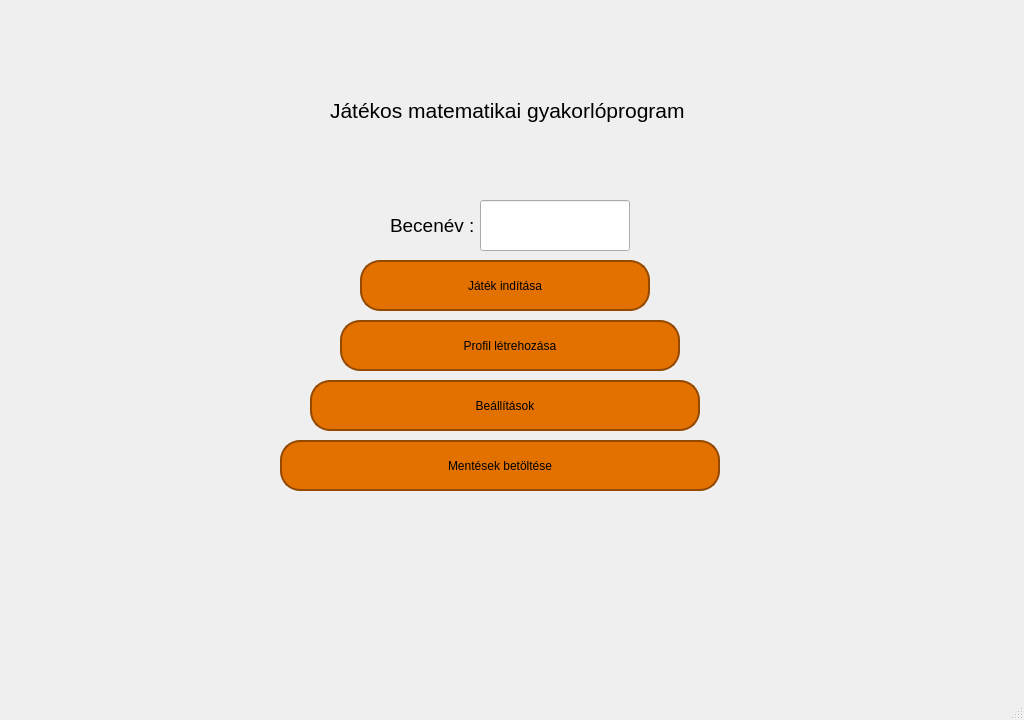
<?xml version="1.0" encoding="UTF-8"?>
<ui version="4.0">
 <class>homewin</class>
 <widget class="QMainWindow" name="homewin">
  <property name="enabled">
   <bool>true</bool>
  </property>
  <property name="geometry">
   <rect>
    <x>0</x>
    <y>0</y>
    <width>1024</width>
    <height>720</height>
   </rect>
  </property>
  <property name="sizePolicy">
   <sizepolicy hsizetype="Fixed" vsizetype="Fixed">
    <horstretch>0</horstretch>
    <verstretch>0</verstretch>
   </sizepolicy>
  </property>
  <property name="minimumSize">
   <size>
    <width>1024</width>
    <height>720</height>
   </size>
  </property>
  <property name="maximumSize">
   <size>
    <width>1024</width>
    <height>720</height>
   </size>
  </property>
  <property name="windowTitle">
   <string>Játékos matematikai gyakorlóprogram</string>
  </property>
  <widget class="QWidget" name="centralwidget">
   <widget class="QLabel" name="label_5">
    <property name="geometry">
     <rect>
      <x>0</x>
      <y>0</y>
      <width>1024</width>
      <height>720</height>
     </rect>
    </property>
    <property name="minimumSize">
     <size>
      <width>1024</width>
      <height>720</height>
     </size>
    </property>
    <property name="maximumSize">
     <size>
      <width>1024</width>
      <height>720</height>
     </size>
    </property>
    <property name="mouseTracking">
     <bool>false</bool>
    </property>
    <property name="tabletTracking">
     <bool>false</bool>
    </property>
    <property name="frameShape">
     <enum>QFrame::NoFrame</enum>
    </property>
    <property name="text">
     <string/>
    </property>
    <property name="pixmap">
     <pixmap>szakdoga hátterek/cartoon-beach-background-1920-x-786-n6aoizc57lrr81s0.jpg</pixmap>
    </property>
   </widget>
   <widget class="QLabel" name="label_6">
    <property name="geometry">
     <rect>
      <x>330</x>
      <y>80</y>
      <width>361</width>
      <height>61</height>
     </rect>
    </property>
    <property name="font">
     <font>
      <pointsize>16</pointsize>
     </font>
    </property>
    <property name="text">
     <string>Játékos matematikai gyakorlóprogram</string>
    </property>
   </widget>
   <widget class="QPushButton" name="profilbutton">
    <property name="geometry">
     <rect>
      <x>340</x>
      <y>320</y>
      <width>340</width>
      <height>51</height>
     </rect>
    </property>
    <property name="styleSheet">
     <string notr="true">QPushButton{
	background: rgb(226, 113, 0);
	border: 2px solid rgb(147, 74, 0);
	border-radius: 20px;
}</string>
    </property>
    <property name="text">
     <string>Profil létrehozása</string>
    </property>
   </widget>
   <widget class="QPushButton" name="mentesbutton">
    <property name="geometry">
     <rect>
      <x>280</x>
      <y>440</y>
      <width>440</width>
      <height>51</height>
     </rect>
    </property>
    <property name="styleSheet">
     <string notr="true">QPushButton{
	background: rgb(226, 113, 0);
	border: 2px solid rgb(147, 74, 0);
	border-radius: 20px;
}</string>
    </property>
    <property name="text">
     <string>Mentések betöltése</string>
    </property>
   </widget>
   <widget class="QPushButton" name="B1">
    <property name="geometry">
     <rect>
      <x>360</x>
      <y>260</y>
      <width>290</width>
      <height>51</height>
     </rect>
    </property>
    <property name="styleSheet">
     <string notr="true">QPushButton{
	background: rgb(226, 113, 0);
	border: 2px solid rgb(147, 74, 0);
	border-radius: 20px;
}</string>
    </property>
    <property name="text">
     <string>Játék indítása</string>
    </property>
   </widget>
   <widget class="QLabel" name="label_9">
    <property name="geometry">
     <rect>
      <x>390</x>
      <y>200</y>
      <width>83</width>
      <height>51</height>
     </rect>
    </property>
    <property name="font">
     <font>
      <pointsize>14</pointsize>
     </font>
    </property>
    <property name="text">
     <string>Becenév :</string>
    </property>
   </widget>
   <widget class="QLineEdit" name="T1">
    <property name="geometry">
     <rect>
      <x>480</x>
      <y>200</y>
      <width>150</width>
      <height>51</height>
     </rect>
    </property>
   </widget>
   <widget class="QPushButton" name="beallitasbutton">
    <property name="geometry">
     <rect>
      <x>310</x>
      <y>380</y>
      <width>390</width>
      <height>51</height>
     </rect>
    </property>
    <property name="styleSheet">
     <string notr="true">QPushButton{
	background: rgb(226, 113, 0);
	border: 2px solid rgb(147, 74, 0);
	border-radius: 20px;
}</string>
    </property>
    <property name="text">
     <string>Beállítások</string>
    </property>
   </widget>
  </widget>
  <widget class="QMenuBar" name="menubar">
   <property name="geometry">
    <rect>
     <x>0</x>
     <y>0</y>
     <width>1024</width>
     <height>21</height>
    </rect>
   </property>
  </widget>
  <widget class="QStatusBar" name="statusbar"/>
 </widget>
 <resources/>
 <connections/>
</ui>
